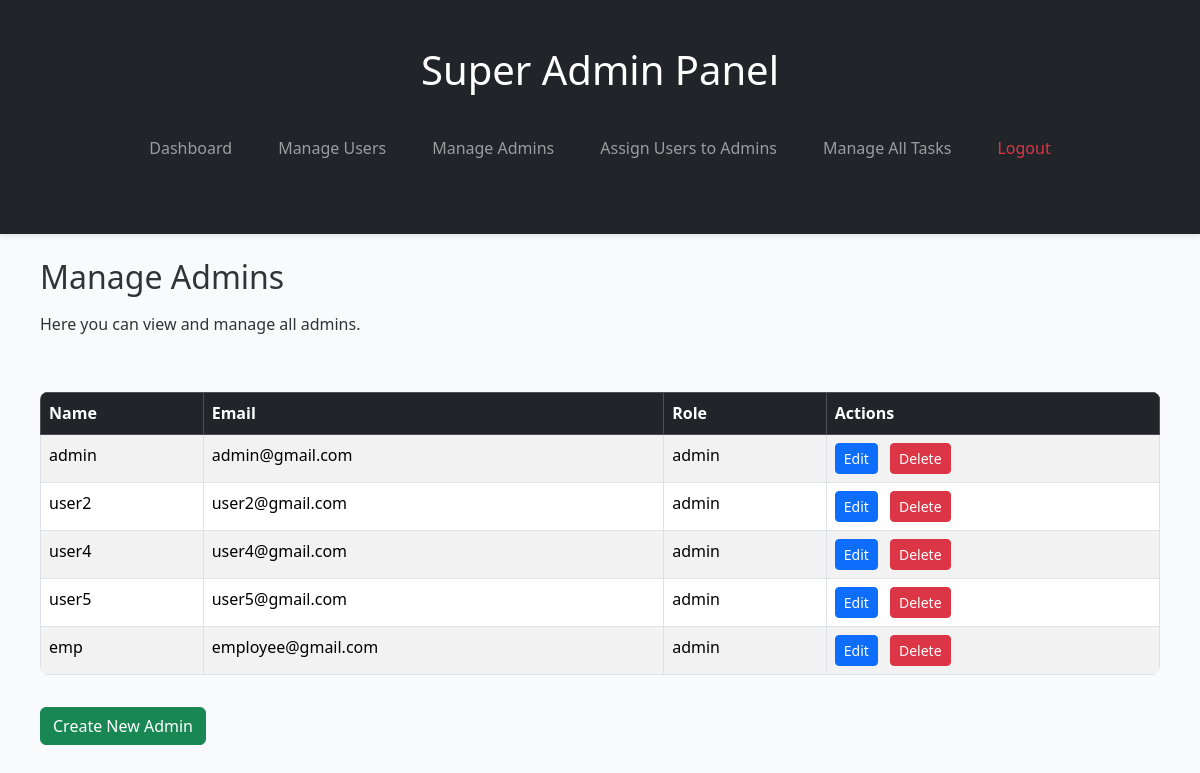
Screenshot of /admin-dashboards/superadmiadmins/ (signed in) with the database file from the repository.
### app/models.py (models this page shows, shortened)
class UserProfile(AbstractBaseUser, PermissionsMixin):
    ROLE_CHOICES = (
        ('superadmin', 'SuperAdmin'),
        ('admin', 'Admin'),
        ('user', 'User'),
    )
    email = models.EmailField(unique=True)
    name = models.CharField(max_length=100, blank=True, null=True)
    mobile_number = models.CharField(max_length=10, unique=True)
    role = models.CharField(max_length=20, choices=ROLE_CHOICES, default='user')
    is_active = models.BooleanField(default=True)
    is_staff = models.BooleanField(default=False)
    objects = UserManager()
    USERNAME_FIELD = "email"
    REQUIRED_FIELDS = ["mobile_number"]

### app/superadminviews.py (the view)
# urls.py: path("superadmiadmins/", superadmin_manage_admins, name="superadmin_manage_admins"),
@login_required
def superadmin_manage_admins(request):
    if not request.user.role == "superadmin":
        return redirect("dashboard")
    admin = UserProfile.objects.filter(role="admin")
    return render(request, "superadmin/manage_admins.html", {"admins": admin})

### app/templates/superadmin/manage_admins.html (shortened to what this page needs)
{% extends 'superadmin/superadminbase.html' %}
{% block content %}
<div class="container mt-4">
    <h2 class="mb-3">Manage Admins</h2>
    <p class="mb-4">Here you can view and manage all admins.</p>
    <div class="table-responsive">
        <table class="table table-striped table-bordered">
            <thead class="table-dark">
                <tr>
                    <th>Name</th>
                    <th>Email</th>
                    <th>Role</th>
                    <th>Actions</th>
                </tr>
            </thead>
            <tbody>
                {% for admin in admins %}
                    <tr>
                        <td>{{ admin.name }}</td>
                        <td>{{ admin.email }}</td>
                        <td>{{ admin.role }}</td>
                        <td>
                            <a href="{% url 'edit_admin' admin.id %}" class="btn btn-sm btn-primary me-2">Edit</a>
                            <a href="{% url 'delete_admin' admin.id %}" class="btn btn-sm btn-danger">Delete</a>
                        </td>
                    </tr>
                {% endfor %}
            </tbody>
        </table>
    </div>
    <a href="{% url 'create_admin' %}" class="btn btn-success mt-3">Create New Admin</a>
</div>
{% endblock %}

### app/static/css/style.css (style rules this page uses)
* { margin: 0; padding: 0; box-sizing: border-box; }
body { font-family: 'Segoe UI', Tahoma, Geneva, Verdana, sans-serif; background-color: #f9fafb; color: #333; line-height: 1.6; }
.container { max-width: 1200px; margin: 30px auto; padding: 0 20px; }
table { width: 100%; margin-top: 30px; border-collapse: collapse; background-color: white; border-radius: 8px; overflow: hidden; }
th, td { padding: 14px 20px; text-align: left; border-bottom: 1px solid #e5e7eb; }
th { background-color: #f1f5f9; color: #111827; }

### rows the page displays
UserProfile: name "admin", email "admin@gmail.com", role "admin"
UserProfile: name "user2", email "user2@gmail.com", role "admin"
UserProfile: name "user4", email "user4@gmail.com", role "admin"
UserProfile: name "user5", email "user5@gmail.com", role "admin"
UserProfile: name "emp", email "employee@gmail.com", role "admin"
